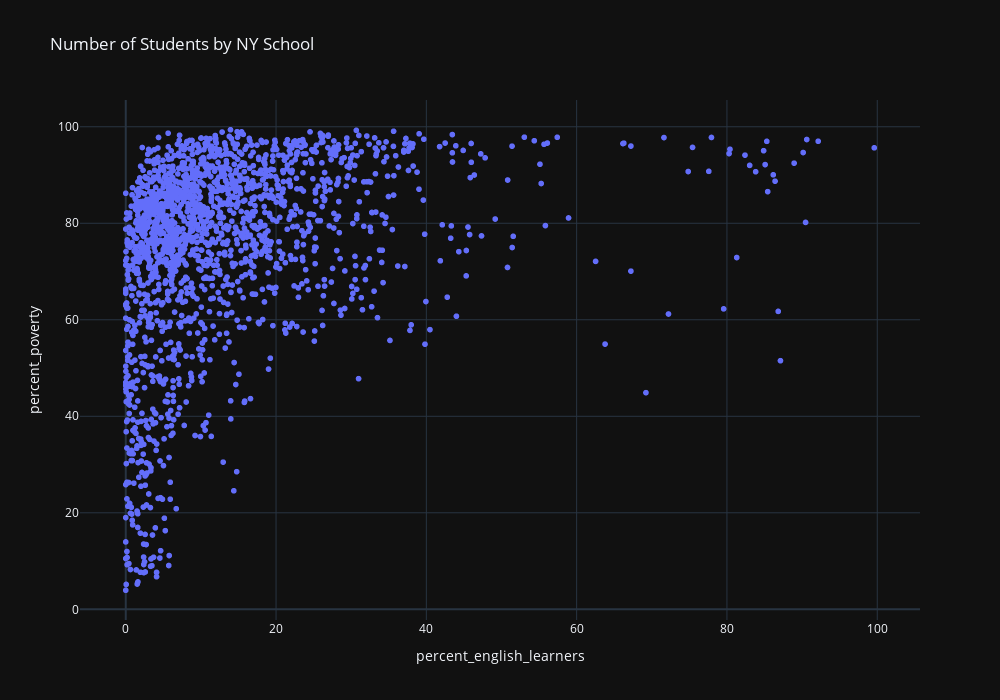

Here is the notebook cell this chart was saved with:
### Markdown cell above
#### Task 2e: A Relationship Between Poverty and English Language Learners

By plotting these two variables, we aim to see if there is a *correlation* between high poverty rates and a higher proportion of students learning English as a second language. This can help identify trends, such as whether schools in more impoverished areas tend to serve a higher percentage of students who are learning English as a second language.

**1.** Create a scatter plot with the poverty rate on the x-axis and the percentage of English learners on the y-axis.

### Code cell
# Create a scatter plot of percent_english_learners vs percent_poverty
total_graph = px.scatter(school_demog_df,
                         x = "percent_english_learners",
                         y = "percent_poverty",
                         title = "Number of Students by NY School")

total_graph.update_layout(template = "plotly_dark",
                          height = 700,
                          width = 1000)

### Figure 1 — Plotly figure (JSON) as saved in the notebook; plotly's stock layout.template omitted (floating-point values rounded to 4 significant figures; data arrays with more than 128 entries replaced by an {"elided": "..."} marker saying what was removed)
{"data": [{"hovertemplate": "percent_english_learners=%{x}<br>percent_poverty=%{y}<extra></extra>", "legendgroup": "", "marker": {"color": "#636efa", "symbol": "circle"}, "mode": "markers", "name": "", "showlegend": false, "type": "scattergl", "x": {"elided": "1834 float values"}, "xaxis": "x", "y": {"elided": "1834 float values"}, "yaxis": "y"}], "layout": {"height": 700, "legend": {"tracegroupgap": 0}, "title": {"text": "Number of Students by NY School"}, "width": 1000, "xaxis": {"anchor": "y", "autorange": true, "domain": [0, 1], "range": [-6.088, 105.7], "title": {"text": "percent_english_learners"}, "type": "linear"}, "yaxis": {"anchor": "x", "autorange": true, "domain": [0, 1], "range": [-2.215, 105.5], "title": {"text": "percent_poverty"}, "type": "linear"}}}
